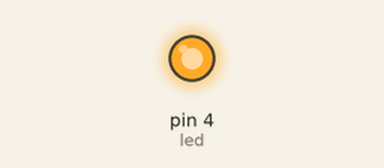
The sketch below on a simulated Arduino Uno, built with avr-gcc and run on an emulated ATmega328P. Shown: output pins drawn as LEDs (lit = HIGH).

Above: at 0.1 s.
Timing chart, 0 to 1.6 s (numbered marks = the images above):
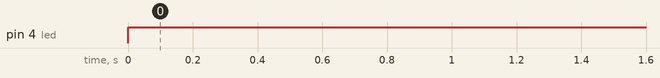

The sketch:

playground.ino
```cpp
/*
  Random code. Just a place to try out things.
 */

// PIN number of LED
int led = 4;

// the setup routine runs once when you press reset:
void setup() {
  // initialize the digital pin as an output.
  pinMode(led, OUTPUT);
}

// the loop routine runs over and over again forever:
void loop() {
  digitalWrite(led, LOW);   // turn the LED on (HIGH is the voltage level)
  //delay(1);               // wait for a second
  digitalWrite(led, HIGH);    // turn the LED off by making the voltage LOW
  delay(100);               // wait for a second
}
```

Measured:
- by itself, pin 4 (led): LOW → HIGH at 0.00 s
